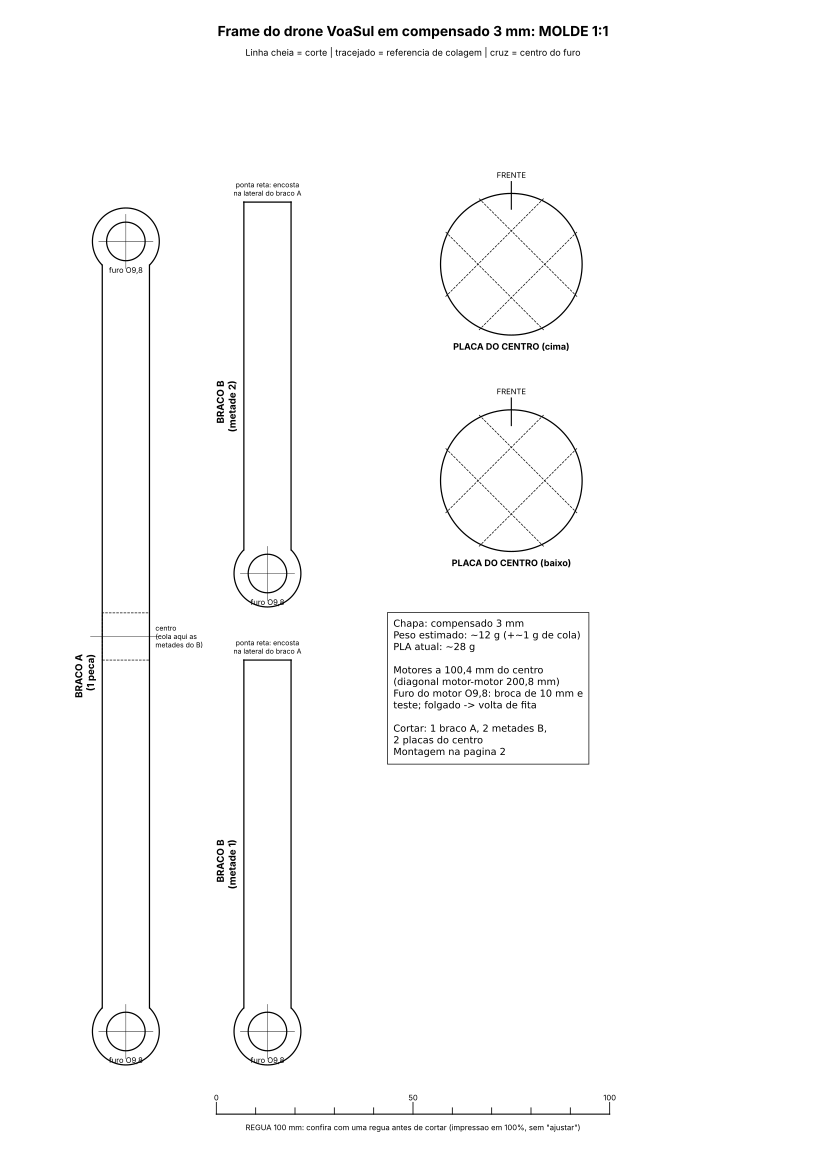

Recreate this plot in Python.
#!/usr/bin/env python3
"""
Molde 1:1 (A4) do frame do drone em COMPENSADO, alternativa ao frame de PLA.

    python3 molde_compensado.py            # -> molde_compensado.pdf
    python3 molde_compensado.py --furo 9.9 # muda o furo do motor (mm)

Pecas (chapa de 3 mm):
  - BRACO A: inteiro, de motor a motor;
  - BRACO B: duas metades que encostam nas laterais do braco A, no centro;
  - 2 PLACAS DO CENTRO (O36 mm): uma em cima e uma embaixo do cruzamento,
    coladas nos dois bracos -> trava a junta e deixa os 4 motores no MESMO plano.

Mesmas medidas do frame de PLA: motores a 100,4 mm do centro (diagonal 200,8 mm),
helice de 75 mm, placa de O97 mm. Pagina 1 = molde 1:1; pagina 2 = montagem (1:2).
"""
import argparse
import math

import matplotlib
matplotlib.use('Agg')
import matplotlib.pyplot as plt
from matplotlib.backends.backend_pdf import PdfPages
from matplotlib.patches import Arc, Circle, Rectangle

P = dict(
    raio_motor=100.4,   # centro ao eixo do motor
    larg=12.0,          # largura do braco
    pad_d=17.0,         # ponta redonda em volta do motor
    furo=9.8,           # motor coreless 1020 (O10): entra justo
    placa_c=36.0,       # placas do centro
    chapa=3.0,          # espessura do compensado
    dens=0.6,           # g/cm3 (compensado comum)
    placa_d=97.0,       # placa de circuito
    helice=75.0,
)
A4 = (210.0, 297.0)
MM = 1 / 25.4
LW_CORTE = 0.9
LW_AUX = 0.5


def nova_pagina():
    fig = plt.figure(figsize=(A4[0] * MM, A4[1] * MM))
    ax = fig.add_axes([0, 0, 1, 1])
    ax.set_xlim(0, A4[0])
    ax.set_ylim(0, A4[1])
    ax.set_aspect('equal')
    ax.axis('off')
    return fig, ax


def furo_motor(ax, x, y, d):
    ax.add_patch(Circle((x, y), d / 2, fill=False, lw=LW_CORTE))
    for dx, dy in ((1, 0), (0, 1)):
        ax.plot([x - dx * (d / 2 + 2), x + dx * (d / 2 + 2)], [y - dy * (d / 2 + 2), y + dy * (d / 2 + 2)],
                lw=0.3, color='k')
    ax.text(x, y - d / 2 - 1.2, f'furo O{d:.1f}'.replace('.', ','), ha='center', va='top', fontsize=5.5)


def ponta(ax, x, y, ang_braco):
    """ponta redonda do braco; ang_braco = direcao em que o braco SAI da ponta (graus)"""
    r, w = P['pad_d'] / 2, P['larg'] / 2
    a = math.degrees(math.asin(w / r))          # meio angulo ocupado pelo braco
    ax.add_patch(Arc((x, y), 2 * r, 2 * r, theta1=ang_braco + a, theta2=ang_braco - a + 360,
                     lw=LW_CORTE))
    return math.sqrt(r * r - w * w)             # distancia do centro ate onde as laterais encostam


def braco(ax, x, y_ini, comprimento, duas_pontas, nome, sub):
    """braco vertical: ponta (motor) em y_ini; se duas_pontas, outra ponta em y_ini+comprimento"""
    w = P['larg'] / 2
    d0 = ponta(ax, x, y_ini, 90)
    furo_motor(ax, x, y_ini, P['furo'])
    if duas_pontas:
        y_fim = y_ini + comprimento
        d1 = ponta(ax, x, y_fim, -90)
        furo_motor(ax, x, y_fim, P['furo'])
        for s in (-1, 1):
            ax.plot([x + s * w, x + s * w], [y_ini + d0, y_fim - d1], lw=LW_CORTE, color='k')
        meio = (y_ini + y_fim) / 2
        # area do cruzamento (onde as metades do braco B encostam) e centro
        ax.add_patch(Rectangle((x - w, meio - w), 2 * w, 2 * w, fill=False, lw=LW_AUX, ls='--'))
        ax.plot([x - w - 3, x + w + 3], [meio, meio], lw=0.3, color='k')
        ax.text(x + w + 1.5, meio, 'centro\n(cola aqui as\nmetades do B)', fontsize=5, va='center')
    else:
        y_fim = y_ini + comprimento
        for s in (-1, 1):
            ax.plot([x + s * w, x + s * w], [y_ini + d0, y_fim], lw=LW_CORTE, color='k')
        ax.plot([x - w, x + w], [y_fim, y_fim], lw=LW_CORTE, color='k')
        ax.text(x, y_fim + 1.2, 'ponta reta: encosta\nna lateral do braco A', fontsize=5, ha='center', va='bottom')
    ax.text(x - w - 1.5, y_ini + comprimento * 0.45, f'{nome}\n{sub}', fontsize=7, rotation=90,
            ha='right', va='center', weight='bold')


def placa_centro(ax, x, y, nome):
    r = P['placa_c'] / 2
    ax.add_patch(Circle((x, y), r, fill=False, lw=LW_CORTE))
    w = P['larg'] / 2
    for ang in (45, 135):           # onde passam os bracos (em X)
        a = math.radians(ang)
        ux, uy = math.cos(a), math.sin(a)
        tx, ty = -uy, ux
        for s in (-1, 1):
            x0, y0 = x + s * w * tx - r * ux * 0.98, y + s * w * ty - r * uy * 0.98
            x1, y1 = x + s * w * tx + r * ux * 0.98, y + s * w * ty + r * uy * 0.98
            ax.plot([x0, x1], [y0, y1], lw=LW_AUX, ls='--', color='k')
    ax.plot([x, x], [y + r - 4, y + r + 3], lw=0.8, color='k')
    ax.text(x, y + r + 3.5, 'FRENTE', fontsize=5.5, ha='center', va='bottom')
    ax.text(x, y - r - 1.5, nome, fontsize=6.5, ha='center', va='top', weight='bold')


def regua(ax, x, y):
    ax.plot([x, x + 100], [y, y], lw=0.8, color='k')
    for k in range(11):
        h = 3 if k % 5 == 0 else 1.6
        ax.plot([x + 10 * k, x + 10 * k], [y, y + h], lw=0.6, color='k')
        if k % 5 == 0:
            ax.text(x + 10 * k, y + 3.5, f'{10 * k}', fontsize=5.5, ha='center')
    ax.text(x + 50, y - 2.2, 'REGUA 100 mm: confira com uma regua antes de cortar (impressao em 100%, sem "ajustar")',
            fontsize=5.5, ha='center', va='top')


def pagina_molde(pdf):
    fig, ax = nova_pagina()
    R = P['raio_motor']
    ax.text(105, 288, 'Frame do drone VoaSul em compensado 3 mm: MOLDE 1:1', fontsize=10, ha='center',
            weight='bold')
    ax.text(105, 283, 'Linha cheia = corte | tracejado = referencia de colagem | cruz = centro do furo',
            fontsize=6.5, ha='center')
    regua(ax, 55, 14)
    # braco A (inteiro): motores em y0 e y0 + 2R
    y0 = 35.0
    braco(ax, 32, y0, 2 * R, True, 'BRACO A', '(1 peca)')
    # metades do braco B: do motor ate a lateral do braco A (R - larg/2)
    meio_b = R - P['larg'] / 2
    braco(ax, 68, y0, meio_b, False, 'BRACO B', '(metade 1)')
    braco(ax, 68, y0 + meio_b + 22, meio_b, False, 'BRACO B', '(metade 2)')
    # placas do centro
    placa_centro(ax, 130, 230, 'PLACA DO CENTRO (cima)')
    placa_centro(ax, 130, 175, 'PLACA DO CENTRO (baixo)')
    # resumo
    vol = ((2 * R + P['pad_d']) * P['larg'] + 2 * meio_b * P['larg'] + 2 * math.pi * (P['placa_c'] / 2) ** 2) \
        * P['chapa'] / 1000
    massa = vol * P['dens']
    txt = (f'Chapa: compensado {P["chapa"]:.0f} mm\n'
           f'Peso estimado: ~{massa:.0f} g (+~1 g de cola)\n'
           f'PLA atual: ~28 g\n\n'
           f'Motores a {R:.1f} mm do centro\n'
           f'(diagonal motor-motor {2 * R:.1f} mm)\n'
           f'Furo do motor O{P["furo"]:.1f}: broca de 10 mm e\n'
           f'teste; folgado -> volta de fita\n\n'
           f'Cortar: 1 braco A, 2 metades B,\n2 placas do centro\n'
           f'Montagem na pagina 2').replace('.', ',')
    ax.text(100, 140, txt, fontsize=7, va='top', family='DejaVu Sans',
            bbox=dict(boxstyle='square,pad=0.6', fc='none', ec='k', lw=0.5))
    pdf.savefig(fig)
    plt.close(fig)


def pagina_montagem(pdf):
    fig, ax = nova_pagina()
    ax.text(105, 288, 'Montagem do frame de compensado', fontsize=12, ha='center', weight='bold')
    ax.text(105, 282, 'Desenho em ESCALA 1:2 (metade do tamanho real): use as medidas escritas, nao a regua',
            fontsize=7, ha='center')
    s = 0.5
    cx, cy = 105, 190
    R = P['raio_motor'] * s
    w = P['larg'] / 2 * s
    # bracos em X
    for ang in (45, 135):
        a = math.radians(ang)
        ux, uy = math.cos(a), math.sin(a)
        tx, ty = -uy, ux
        pts = [(cx + R * ux + w * tx, cy + R * uy + w * ty), (cx - R * ux + w * tx, cy - R * uy + w * ty),
               (cx - R * ux - w * tx, cy - R * uy - w * ty), (cx + R * ux - w * tx, cy + R * uy - w * ty)]
        ax.add_patch(plt.Polygon(pts, closed=True, fc='#e8d2a6', ec='k', lw=0.6))
    nomes = {(1, 1): ('FR', 'anti-horario'), (1, -1): ('RR', 'horario'), (-1, -1): ('RL', 'anti-horario'),
             (-1, 1): ('FL', 'horario')}
    for (sx, sy), (n, giro) in nomes.items():
        mx, my = cx + sx * R / math.sqrt(2), cy + sy * R / math.sqrt(2)
        ax.add_patch(Circle((mx, my), P['pad_d'] / 2 * s, fc='#e8d2a6', ec='k', lw=0.6))
        ax.add_patch(Circle((mx, my), 5 * s, fc='#777777', ec='k', lw=0.6))
        ax.add_patch(Circle((mx, my), P['helice'] / 2 * s, fill=False, ec='#3a6fc4', lw=0.6, ls=':'))
        ax.text(mx + sx * 4, my + sy * 13, f'{n}\n{giro}', fontsize=6.5, ha='center', va='center', weight='bold')
    ax.add_patch(Circle((cx, cy), P['placa_c'] / 2 * s, fc='#d9bf8c', ec='k', lw=0.6))
    ax.add_patch(Circle((cx, cy), P['placa_d'] / 2 * s, fill=False, ec='#0f6b4f', lw=1.0, ls='--'))
    ax.text(cx, cy + P['placa_d'] / 2 * s + 2, 'placa de circuito O97 (por cima)', fontsize=6, ha='center',
            color='#0f6b4f')
    ax.annotate('', xy=(cx, cy + 68), xytext=(cx, cy + 56), arrowprops=dict(arrowstyle='->', lw=1))
    ax.text(cx, cy + 69, 'FRENTE (lado do MT3608 da placa)', fontsize=7, ha='center', va='bottom', weight='bold')
    ax.text(cx + 52, cy - 46, f'{P["raio_motor"]:.1f} mm do centro\nao eixo do motor'.replace('.', ','),
            fontsize=6, ha='left')

    passos = [
        ('Antes', 'Imprima a pagina 1 em 100% (A4, sem "ajustar a pagina") e confira a regua de 100 mm. '
                  'Meca a chapa: o molde e para 3 mm; 4 mm tambem serve, so pesa mais.'),
        ('1. Molde', 'Cole o papel na chapa com cola bastao. Fure ANTES de cortar (a peca ainda firme): '
                     'broca fina de guia na cruz, depois a de 10 mm. Teste o motor: tem que entrar justo.'),
        ('2. Corte', 'Serrinha tico-tico ou estilete forte, varias passadas. Corte por FORA da linha e lixe ate ela. '
                     'As metades do braco B tem a ponta reta em esquadro: ela encosta na lateral do braco A.'),
        ('3. Colagem', 'Mesa plana com papel-manteiga. Braco A no meio, as metades do B encostadas nele formando '
                       'um X a 90 graus (use um esquadro). Cola de madeira ou epoxi na junta e nas duas placas do '
                       'centro (em cima e embaixo, seguindo o tracejado). Peso em cima ate secar.'),
        ('4. Conferir', 'Os 4 motores na MESMA altura e a mesma distancia do centro (diagonais iguais). '
                        'Frame torto faz o drone girar sozinho.'),
        ('5. Acabamento', 'Uma demao fina de verniz ou cola branca diluida: a madeira nao empena com umidade.'),
        ('6. Motores', 'Encaixe nos furos (FR e RL anti-horario, RR e FL horario, vistos de cima). Fios por cima '
                       'do braco com pontos de cola quente.'),
        ('7. Placa', 'Sobre a placa do centro de cima, 2 camadas de fita espuma (~3 mm). A placa de circuito fica '
                     'presa so no centro e SEM encostar nos bracos: embaixo dela, nas diagonais, ha soldas e os '
                     'MOSFETs. Corte rente as pontas dos pinos embaixo da placa.'),
        ('8. Bateria e pes', 'Bateria embaixo do cruzamento, com o velcro em volta do braco A. Pes: 4 pedacos de '
                             'EVA ou espuma embaixo dos bracos, ~15 mm antes de cada motor.'),
    ]
    y = 118
    for titulo, texto in passos:
        ax.text(14, y, titulo, fontsize=7.5, weight='bold', va='top')
        import textwrap
        linhas = textwrap.wrap(texto, 105)
        ax.text(42, y, '\n'.join(linhas), fontsize=6.8, va='top', linespacing=1.35)
        y -= 4.2 + 3.3 * len(linhas)
    pdf.savefig(fig)
    plt.close(fig)


def main():
    ap = argparse.ArgumentParser()
    ap.add_argument('--furo', type=float, help='diametro do furo do motor, mm (padrao 9,8)')
    ap.add_argument('--chapa', type=float, help='espessura do compensado, mm (padrao 3)')
    ap.add_argument('-o', '--saida', default='molde_compensado.pdf')
    a = ap.parse_args()
    if a.furo:
        P['furo'] = a.furo
    if a.chapa:
        P['chapa'] = a.chapa
    with PdfPages(a.saida) as pdf:
        pagina_molde(pdf)
        pagina_montagem(pdf)
    print('molde salvo:', a.saida)


if __name__ == '__main__':
    main()
